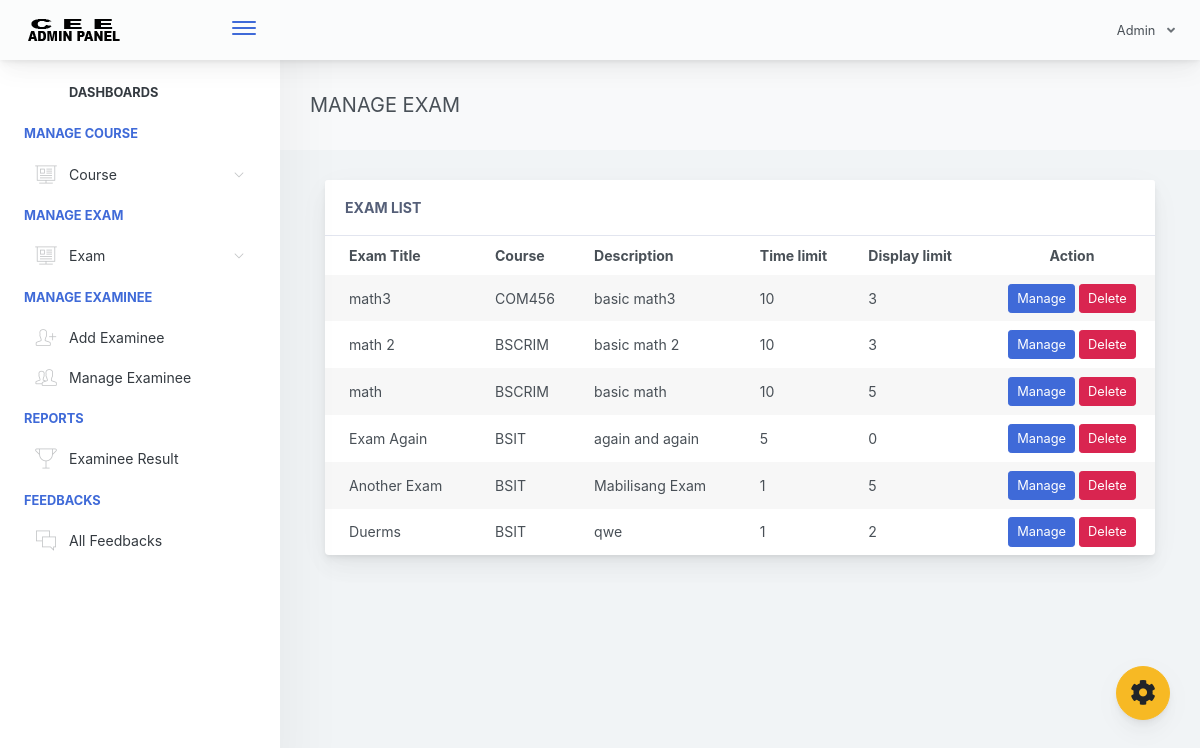
Before: /adminpanel/admin/home.php?page=manage-exam (signed in) with the older database file.
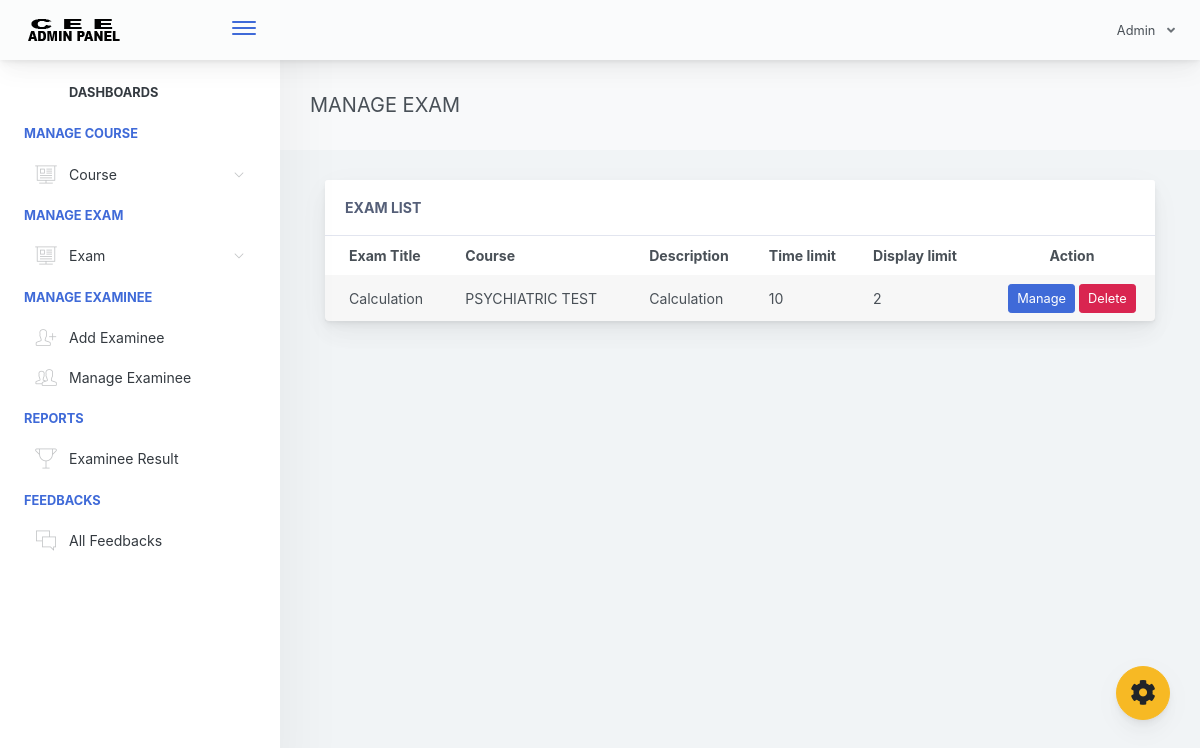
After: the same page with the newer database file.
### tables this page shows
CREATE TABLE `exam_tbl` (
  `ex_id` int(11) NOT NULL,
  `cou_id` int(11) NOT NULL,
  `ex_title` varchar(1000) NOT NULL,
  `ex_time_limit` varchar(1000) NOT NULL,
  `ex_questlimit_display` int(11) NOT NULL,
  `ex_description` varchar(1000) NOT NULL,
  `ex_created` timestamp NOT NULL DEFAULT current_timestamp() ON UPDATE current_timestamp()
);

CREATE TABLE `course_tbl` (
  `cou_id` int(11) NOT NULL,
  `cou_name` varchar(1000) NOT NULL,
  `cou_created` timestamp NOT NULL DEFAULT current_timestamp() ON UPDATE current_timestamp()
);

### adminpanel/admin/pages/manage-exam.php (the view, shortened to what this page needs)
<div class="app-main__outer">
        <div class="app-main__inner">
            <div class="app-page-title">
                <div class="page-title-wrapper">
                    <div class="page-title-heading">
                        <div>MANAGE EXAM</div>
                    </div>
                </div>
            </div>
            <div class="col-md-12">
                <div class="main-card mb-3 card">
                    <div class="card-header">ExAM List
                    </div>
                    <div class="table-responsive">
                        <table class="align-middle mb-0 table table-borderless table-striped table-hover" id="tableList">
                            <thead>
                            <tr>
                                <th class="text-left pl-4">Exam Title</th>
                                <th class="text-left ">Course</th>
                                <th class="text-left ">Description</th>
                                <th class="text-left ">Time limit</th>
                                <th class="text-left ">Display limit</th>
                                <th class="text-center" width="20%">Action</th>
                            </tr>
                            </thead>
                            <tbody>
                              <?php
                                $selExam = $conn->query("SELECT * FROM exam_tbl ORDER BY ex_id DESC ");
                                if($selExam->rowCount() > 0)
                                {
                                    while ($selExamRow = $selExam->fetch(PDO::FETCH_ASSOC)) { ?>
                                        <tr>
                                            <td class="pl-4"><?php echo $selExamRow['ex_title']; ?></td>
                                            <td>
                                                <?php
                                                    $courseId =  $selExamRow['cou_id'];
                                                    $selCourse = $conn->query("SELECT * FROM course_tbl WHERE cou_id='$courseId' ");
                                                    while ($selCourseRow = $selCourse->fetch(PDO::FETCH_ASSOC)) {
                                                        echo $selCourseRow['cou_name'];
                                                    }
                                                ?>
                                            </td>
                                            <td><?php echo $selExamRow['ex_description']; ?></td>
                                            <td><?php echo $selExamRow['ex_time_limit']; ?></td>
                                            <td><?php echo $selExamRow['ex_questlimit_display']; ?></td>
                                            <td class="text-center">
                                             <a href="manage-exam.php?id=<?php echo $selExamRow['ex_id']; ?>" type="button" class="btn btn-primary btn-sm">Manage</a>
                                             <button type="button" id="deleteExam" data-id='<?php echo $selExamRow['ex_id']; ?>'  class="btn btn-danger btn-sm">Delete</button>
                                            </td>
                                        </tr>
                                    <?php }
                                }
                               ?>
                            </tbody>
                        </table>
                    </div>
                </div>
            </div>
</div>

### adminpanel/admin/includes/header.php (shortened to what this page needs)
<!doctype html>
<html lang="en">
<head>
    <link href="./main.css" rel="stylesheet">
    <link href="css/sweetalert.css" rel="stylesheet">
    <link href="css/facebox.css" rel="stylesheet">
</head>
<body id="body">
    <div class="app-container app-theme-white body-tabs-shadow fixed-sidebar fixed-header">
        <div class="app-header header-shadow">
            <div class="app-header__logo">
                <div class="logo-src"></div>
                <div class="header__pane ml-auto">
                    <div>
                        <button type="button" class="hamburger close-sidebar-btn hamburger--elastic" data-class="closed-sidebar">
                            <span class="hamburger-box">
                                <span class="hamburger-inner"></span>
                            </span>
                        </button>
                    </div>
                </div>
            </div>
                <div class="app-header__content">
                <div class="app-header-right">
                    <div class="header-btn-lg pr-0">
                        <div class="widget-content p-0">
                            <div class="widget-content-wrapper">
                                <div class="widget-content-left">
                                    <div class="btn-group">
                                        <a data-toggle="dropdown" aria-haspopup="true" aria-expanded="false" class="p-0 btn">
                                            Admin
                                            <i class="fa fa-angle-down ml-2 opacity-8"></i>
                                        </a>
                                    </div>
                                </div>
                            </div>
                        </div>
                    </div>        </div>
            </div>
        </div>

### adminpanel/admin/includes/ui-theme.php (shortened to what this page needs)
<div class="ui-theme-settings">
            <button type="button" id="TooltipDemo" class="btn-open-options btn btn-warning">
                <i class="fa fa-cog fa-w-16 fa-spin fa-2x"></i>
            </button>
        </div>

### adminpanel/admin/home.php (shortened to what this page needs)
<?php include("includes/header.php"); ?>
<?php include("includes/ui-theme.php"); ?>
<div class="app-main">
<?php include("includes/sidebar.php"); ?>
<?php
   @$page = $_GET['page'];
   if($page != '')
   {
     if($page == "add-course")
     {
     include("pages/add-course.php");
     }
     else if($page == "manage-course")
     {
     	include("pages/manage-course.php");
     }
     else if($page == "manage-exam")
     {
      include("pages/manage-exam.php");
     }
   }
   else
   {
     include("pages/home.php");
   }
 ?>
<?php include("includes/footer.php"); ?>

### adminpanel/admin/includes/sidebar.php (shortened to what this page needs)
<div class="app-sidebar sidebar-shadow">
    <div class="scrollbar-sidebar">
        <div class="app-sidebar__inner">
            <ul class="vertical-nav-menu">
                <li class="app-sidebar__heading"><a href="home.php">Dashboards</a></li>
                <li class="app-sidebar__heading">MANAGE COURSE</li>
                <li>
                    <a href="#">
                        <i class="metismenu-icon pe-7s-display2"></i>
                        Course
                        <i class="metismenu-state-icon pe-7s-angle-down caret-left"></i>
                    </a>
                </li>
                <li class="app-sidebar__heading">MANAGE EXAM</li>
                <li>
                    <a href="#">
                        <i class="metismenu-icon pe-7s-display2"></i>
                        Exam
                        <i class="metismenu-state-icon pe-7s-angle-down caret-left"></i>
                    </a>
                </li>
                <li class="app-sidebar__heading">MANAGE EXAMINEE</li>
                <li>
                    <a href="" data-toggle="modal" data-target="#modalForAddExaminee">
                        <i class="metismenu-icon pe-7s-add-user">
                        </i>Add Examinee
                    </a>
                </li>
                <li>
                    <a href="home.php?page=manage-examinee">
                        <i class="metismenu-icon pe-7s-users">
                        </i>Manage Examinee
                    </a>
                </li>
                <li class="app-sidebar__heading">REPORTS</li>
                <li>
                    <a href="home.php?page=examinee-result">
                        <i class="metismenu-icon pe-7s-cup">
                        </i>Examinee Result
                    </a>
                </li>
                <li class="app-sidebar__heading">FEEDBACKS</li>
                <li>
                    <a href="home.php?page=feedbacks">
                        <i class="metismenu-icon pe-7s-chat">
                        </i>All Feedbacks
                    </a>
                </li>
            </ul>
        </div>
    </div>
</div>

### adminpanel/admin/includes/footer.php (shortened to what this page needs)
    </div>
        </div>
    </div>
<script type="text/javascript" src="./assets/scripts/main.js"></script></body>
</html>

Changed rows visible on the page:
removed exam_tbl: ex_title "math3", ex_description "basic math3", ex_time_limit "10", ex_questlimit_display "3"
removed course_tbl: cou_name "COM456", shown under "math3"
removed exam_tbl: ex_title "math 2", ex_description "basic math 2", ex_time_limit "10", ex_questlimit_display "3"
removed course_tbl: cou_name "BSCRIM"
removed exam_tbl: ex_title "math", ex_description "basic math", ex_time_limit "10", ex_questlimit_display "5"
removed exam_tbl: ex_title "Exam Again", ex_description "again and again", ex_time_limit "5", ex_questlimit_display "0"
removed course_tbl: cou_name "BSIT"
removed exam_tbl: ex_title "Another Exam", ex_description "Mabilisang Exam", ex_time_limit "1", ex_questlimit_display "5"
removed exam_tbl: ex_title "Duerms", ex_description "qwe", ex_time_limit "1", ex_questlimit_display "2"
added exam_tbl: ex_title "Calculation", ex_description "Calculation", ex_time_limit "10", ex_questlimit_display "2"
added course_tbl: cou_name "PSYCHIATRIC TEST", shown under "Calculation"
